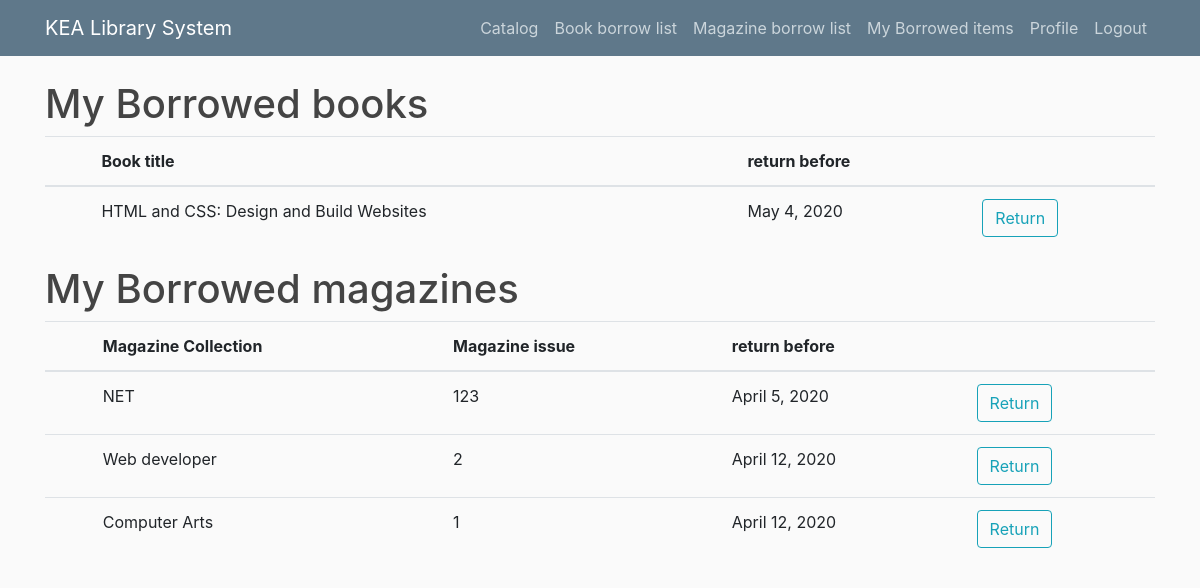
The app's page /borrowed/ (signed in) with its own data.
### catalog_app/models.py (models this page shows, shortened)
class Book(models.Model):
    title = models.CharField(max_length=200)
    author = models.ForeignKey('Author', on_delete=models.SET_NULL, null=True)
    book_image = models.ImageField(default='default.jpg', upload_to='book_pics')
    summary = models.TextField(max_length=1000, help_text="Enter a brief description of the book")
    borrowed = models.BooleanField(default=False)
    due_back = models.DateField(null=True, blank=True)
    borrower = models.ForeignKey(User, on_delete=models.SET_NULL, null=True, blank=True)

class Magazine(models.Model):
    collection = models.ForeignKey('Collection', on_delete=models.SET_NULL, null=True)
    magazine_image = models.ImageField(default='default.jpg', upload_to='magazine_pics')
    issue = models.CharField(max_length=200)
    issue_date = models.DateField(null=True, blank=True)
    borrowed = models.BooleanField(default=False)
    borrowed_date = models.DateField(null=True, blank=True)
    due_back = models.DateField(null=True, blank=True)
    borrower = models.ForeignKey(User, on_delete=models.SET_NULL, null=True, blank=True)

class Collection(models.Model):
    magazine_name = models.CharField(max_length=100)
    def __str__(self):
        return f"{self.magazine_name}"

### catalog_app/views.py (the view)
# urls.py: path('borrowed/', catalog_views.borrowed_books, name='borrowed'),
@login_required
def borrowed_books(request):
    books_borrowed = Book.objects.filter(borrower=request.user, borrowed = True)
    magazines_borrowed = Magazine.objects.filter(borrower=request.user, borrowed = True)
    context = {
    'books_borrowed': books_borrowed,
    'magazines_borrowed': magazines_borrowed
    }
    return render(request, 'catalog_app/borrowed.html', context)

### catalog_app/templates/catalog_app/borrowed.html (shortened to what this page needs)
{% extends "catalog_app/base.html" %}
{% block content %}
  <h1>My Borrowed books</h1>
    <table class="table table-hover">
      <thead>
        <tr>
          <th scope="col"></th>
          <th scope="col">Book title</th>
          <th scope="col">return before</th>
          <th scope="col"></th>
        </tr>
      </thead>
      <tbody>
      {% for book_borrowed in books_borrowed %}
      <tr>
      <th scope="row"></th>
      <td>{{book_borrowed.title}}</td>
      <td>{{ book_borrowed.due_back }}</td>
      <td><form action="{% url 'catalog_app:return_book' %}" method="POST">
            <button type="submit" class="btn btn-outline-info">Return</button>
          </form></td>
      </tr>
      {% endfor %}
  </tbody>
</table>
    <h1>My Borrowed magazines</h1>
    <table class="table table-hover">
      <thead>
        <tr>
          <th scope="col"></th>
          <th scope="col">Magazine Collection</th>
          <th scope="col">Magazine issue</th>
          <th scope="col">return before</th>
          <th scope="col"></th>
        </tr>
      </thead>
      <tbody>
      {% for magazine_borrowed in magazines_borrowed %}
      <tr>
      <th scope="row"></th>
      <td>{{magazine_borrowed.collection}}</td>
      <td>{{magazine_borrowed.issue}}</td>
      <td>{{ magazine_borrowed.due_back }}</td>
      <td><form action="{% url 'catalog_app:return_magazine' %}" method="POST">
            <button type="submit" class="btn btn-outline-info">Return</button>
          </form></td>
      </tr>
      {% endfor %}
{% endblock %}

### catalog_app/static/css/styles.css (style rules this page uses)
body { background: #fafafa; color: #333333; margin-top: 5rem; }
h1, h2, h3, h4, h5, h6 { color: #444444; }

### records on screen
Book: title "HTML and CSS: Design and Build Websites", due_back "May 4, 2020"
Magazine: collection "NET", issue "123", due_back "April 5, 2020"
Magazine: collection "Web developer", issue "2", due_back "April 12, 2020"
Magazine: collection "Computer Arts", issue "1", due_back "April 12, 2020"
